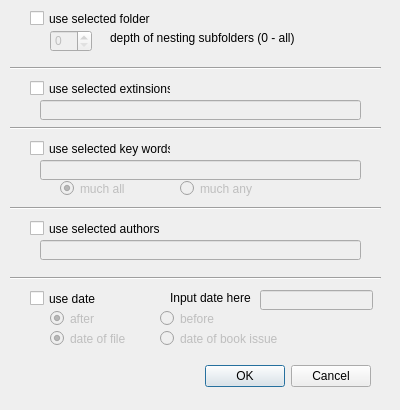
<?xml version="1.0" encoding="UTF-8"?>
<ui version="4.0">
 <class>SelOpt</class>
 <widget class="QDialog" name="SelOpt">
  <property name="geometry">
   <rect>
    <x>0</x>
    <y>0</y>
    <width>400</width>
    <height>410</height>
   </rect>
  </property>
  <property name="sizePolicy">
   <sizepolicy hsizetype="Fixed" vsizetype="Fixed">
    <horstretch>0</horstretch>
    <verstretch>0</verstretch>
   </sizepolicy>
  </property>
  <property name="minimumSize">
   <size>
    <width>400</width>
    <height>410</height>
   </size>
  </property>
  <property name="maximumSize">
   <size>
    <width>400</width>
    <height>410</height>
   </size>
  </property>
  <property name="windowTitle">
   <string>Options of file selection</string>
  </property>
  <property name="modal">
   <bool>true</bool>
  </property>
  <widget class="QDialogButtonBox" name="buttonBox">
   <property name="geometry">
    <rect>
     <x>30</x>
     <y>360</y>
     <width>341</width>
     <height>32</height>
    </rect>
   </property>
   <property name="orientation">
    <enum>Qt::Horizontal</enum>
   </property>
   <property name="standardButtons">
    <set>QDialogButtonBox::Cancel|QDialogButtonBox::Ok</set>
   </property>
  </widget>
  <widget class="QCheckBox" name="chDirs">
   <property name="geometry">
    <rect>
     <x>30</x>
     <y>10</y>
     <width>121</width>
     <height>17</height>
    </rect>
   </property>
   <property name="text">
    <string>use selected folder</string>
   </property>
  </widget>
  <widget class="QSpinBox" name="sbLevel">
   <property name="enabled">
    <bool>false</bool>
   </property>
   <property name="geometry">
    <rect>
     <x>50</x>
     <y>30</y>
     <width>42</width>
     <height>22</height>
    </rect>
   </property>
   <property name="showGroupSeparator" stdset="0">
    <bool>false</bool>
   </property>
  </widget>
  <widget class="QLabel" name="label">
   <property name="geometry">
    <rect>
     <x>110</x>
     <y>30</y>
     <width>221</width>
     <height>16</height>
    </rect>
   </property>
   <property name="text">
    <string>depth of nesting subfolders (0 - all)</string>
   </property>
   <property name="buddy">
    <cstring>sbLevel</cstring>
   </property>
  </widget>
  <widget class="Line" name="line">
   <property name="geometry">
    <rect>
     <x>10</x>
     <y>60</y>
     <width>371</width>
     <height>16</height>
    </rect>
   </property>
   <property name="orientation">
    <enum>Qt::Horizontal</enum>
   </property>
  </widget>
  <widget class="QCheckBox" name="chExt">
   <property name="geometry">
    <rect>
     <x>30</x>
     <y>80</y>
     <width>141</width>
     <height>17</height>
    </rect>
   </property>
   <property name="text">
    <string>use selected extinsions</string>
   </property>
  </widget>
  <widget class="QLineEdit" name="eExt">
   <property name="enabled">
    <bool>false</bool>
   </property>
   <property name="geometry">
    <rect>
     <x>40</x>
     <y>100</y>
     <width>321</width>
     <height>20</height>
    </rect>
   </property>
  </widget>
  <widget class="Line" name="line_2">
   <property name="geometry">
    <rect>
     <x>10</x>
     <y>120</y>
     <width>371</width>
     <height>16</height>
    </rect>
   </property>
   <property name="orientation">
    <enum>Qt::Horizontal</enum>
   </property>
  </widget>
  <widget class="QCheckBox" name="chTags">
   <property name="geometry">
    <rect>
     <x>30</x>
     <y>140</y>
     <width>141</width>
     <height>17</height>
    </rect>
   </property>
   <property name="text">
    <string>use selected key words</string>
   </property>
  </widget>
  <widget class="QLineEdit" name="eTags">
   <property name="enabled">
    <bool>false</bool>
   </property>
   <property name="geometry">
    <rect>
     <x>40</x>
     <y>160</y>
     <width>321</width>
     <height>20</height>
    </rect>
   </property>
  </widget>
  <widget class="Line" name="line_3">
   <property name="geometry">
    <rect>
     <x>10</x>
     <y>200</y>
     <width>371</width>
     <height>16</height>
    </rect>
   </property>
   <property name="orientation">
    <enum>Qt::Horizontal</enum>
   </property>
  </widget>
  <widget class="QCheckBox" name="chAuthor">
   <property name="geometry">
    <rect>
     <x>30</x>
     <y>220</y>
     <width>141</width>
     <height>17</height>
    </rect>
   </property>
   <property name="text">
    <string>use selected authors</string>
   </property>
  </widget>
  <widget class="QLineEdit" name="eAuthors">
   <property name="enabled">
    <bool>false</bool>
   </property>
   <property name="geometry">
    <rect>
     <x>40</x>
     <y>240</y>
     <width>321</width>
     <height>20</height>
    </rect>
   </property>
  </widget>
  <widget class="QRadioButton" name="tagAll">
   <property name="enabled">
    <bool>false</bool>
   </property>
   <property name="geometry">
    <rect>
     <x>60</x>
     <y>180</y>
     <width>82</width>
     <height>17</height>
    </rect>
   </property>
   <property name="text">
    <string>much all</string>
   </property>
   <property name="checked">
    <bool>true</bool>
   </property>
   <attribute name="buttonGroup">
    <string notr="true">grAuthors</string>
   </attribute>
  </widget>
  <widget class="QRadioButton" name="tagAny">
   <property name="enabled">
    <bool>false</bool>
   </property>
   <property name="geometry">
    <rect>
     <x>180</x>
     <y>180</y>
     <width>82</width>
     <height>17</height>
    </rect>
   </property>
   <property name="text">
    <string>much any</string>
   </property>
   <attribute name="buttonGroup">
    <string notr="true">grAuthors</string>
   </attribute>
  </widget>
  <widget class="Line" name="line_4">
   <property name="geometry">
    <rect>
     <x>10</x>
     <y>270</y>
     <width>371</width>
     <height>16</height>
    </rect>
   </property>
   <property name="orientation">
    <enum>Qt::Horizontal</enum>
   </property>
  </widget>
  <widget class="QCheckBox" name="chDate">
   <property name="geometry">
    <rect>
     <x>30</x>
     <y>290</y>
     <width>70</width>
     <height>17</height>
    </rect>
   </property>
   <property name="text">
    <string>use date</string>
   </property>
  </widget>
  <widget class="QRadioButton" name="dateAfter">
   <property name="enabled">
    <bool>false</bool>
   </property>
   <property name="geometry">
    <rect>
     <x>50</x>
     <y>310</y>
     <width>82</width>
     <height>17</height>
    </rect>
   </property>
   <property name="text">
    <string>after</string>
   </property>
   <property name="checked">
    <bool>true</bool>
   </property>
   <attribute name="buttonGroup">
    <string notr="true">grDate1</string>
   </attribute>
  </widget>
  <widget class="QRadioButton" name="dateBefore">
   <property name="enabled">
    <bool>false</bool>
   </property>
   <property name="geometry">
    <rect>
     <x>160</x>
     <y>310</y>
     <width>82</width>
     <height>17</height>
    </rect>
   </property>
   <property name="text">
    <string>before</string>
   </property>
   <attribute name="buttonGroup">
    <string notr="true">grDate1</string>
   </attribute>
  </widget>
  <widget class="QRadioButton" name="dateFile">
   <property name="enabled">
    <bool>false</bool>
   </property>
   <property name="geometry">
    <rect>
     <x>50</x>
     <y>330</y>
     <width>82</width>
     <height>17</height>
    </rect>
   </property>
   <property name="text">
    <string>date of file</string>
   </property>
   <property name="checked">
    <bool>true</bool>
   </property>
   <attribute name="buttonGroup">
    <string notr="true">grDate2</string>
   </attribute>
  </widget>
  <widget class="QRadioButton" name="dateBook">
   <property name="enabled">
    <bool>false</bool>
   </property>
   <property name="geometry">
    <rect>
     <x>160</x>
     <y>330</y>
     <width>131</width>
     <height>17</height>
    </rect>
   </property>
   <property name="text">
    <string>date of book issue</string>
   </property>
   <attribute name="buttonGroup">
    <string notr="true">grDate2</string>
   </attribute>
  </widget>
  <widget class="QLineEdit" name="eDate">
   <property name="enabled">
    <bool>false</bool>
   </property>
   <property name="geometry">
    <rect>
     <x>260</x>
     <y>290</y>
     <width>113</width>
     <height>20</height>
    </rect>
   </property>
  </widget>
  <widget class="QLabel" name="label_2">
   <property name="geometry">
    <rect>
     <x>170</x>
     <y>290</y>
     <width>81</width>
     <height>16</height>
    </rect>
   </property>
   <property name="text">
    <string>Input date here</string>
   </property>
   <property name="buddy">
    <cstring>eDate</cstring>
   </property>
  </widget>
  <widget class="QLabel" name="lDir">
   <property name="geometry">
    <rect>
     <x>160</x>
     <y>10</y>
     <width>221</width>
     <height>16</height>
    </rect>
   </property>
   <property name="text">
    <string/>
   </property>
  </widget>
 </widget>
 <resources/>
 <connections>
  <connection>
   <sender>buttonBox</sender>
   <signal>accepted()</signal>
   <receiver>SelOpt</receiver>
   <slot>accept()</slot>
   <hints>
    <hint type="sourcelabel">
     <x>248</x>
     <y>254</y>
    </hint>
    <hint type="destinationlabel">
     <x>157</x>
     <y>274</y>
    </hint>
   </hints>
  </connection>
  <connection>
   <sender>buttonBox</sender>
   <signal>rejected()</signal>
   <receiver>SelOpt</receiver>
   <slot>reject()</slot>
   <hints>
    <hint type="sourcelabel">
     <x>316</x>
     <y>260</y>
    </hint>
    <hint type="destinationlabel">
     <x>286</x>
     <y>274</y>
    </hint>
   </hints>
  </connection>
 </connections>
 <buttongroups>
  <buttongroup name="grDate2"/>
  <buttongroup name="grDate1"/>
  <buttongroup name="grAuthors"/>
 </buttongroups>
</ui>
